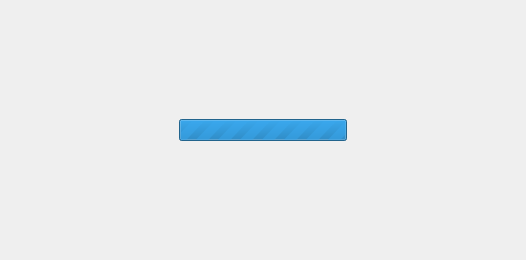
<?xml version="1.0" encoding="UTF-8"?>
<ui version="4.0">
 <class>BusyOverlay</class>
 <widget class="QWidget" name="BusyOverlay">
  <property name="geometry">
   <rect>
    <x>0</x>
    <y>0</y>
    <width>526</width>
    <height>260</height>
   </rect>
  </property>
  <property name="windowTitle">
   <string notr="true">Form</string>
  </property>
  <layout class="QVBoxLayout" name="verticalLayout">
   <item>
    <spacer name="verticalSpacer">
     <property name="orientation">
      <enum>Qt::Vertical</enum>
     </property>
     <property name="sizeHint" stdset="0">
      <size>
       <width>20</width>
       <height>101</height>
      </size>
     </property>
    </spacer>
   </item>
   <item>
    <layout class="QHBoxLayout" name="horizontalLayout_2">
     <item>
      <spacer name="horizontalSpacer">
       <property name="orientation">
        <enum>Qt::Horizontal</enum>
       </property>
       <property name="sizeHint" stdset="0">
        <size>
         <width>40</width>
         <height>20</height>
        </size>
       </property>
      </spacer>
     </item>
     <item>
      <widget class="QProgressBar" name="progressBar">
       <property name="maximum">
        <number>0</number>
       </property>
       <property name="value">
        <number>-1</number>
       </property>
      </widget>
     </item>
     <item>
      <spacer name="horizontalSpacer_2">
       <property name="orientation">
        <enum>Qt::Horizontal</enum>
       </property>
       <property name="sizeHint" stdset="0">
        <size>
         <width>40</width>
         <height>20</height>
        </size>
       </property>
      </spacer>
     </item>
    </layout>
   </item>
   <item>
    <spacer name="verticalSpacer_2">
     <property name="orientation">
      <enum>Qt::Vertical</enum>
     </property>
     <property name="sizeHint" stdset="0">
      <size>
       <width>20</width>
       <height>98</height>
      </size>
     </property>
    </spacer>
   </item>
  </layout>
 </widget>
 <resources/>
 <connections/>
</ui>
